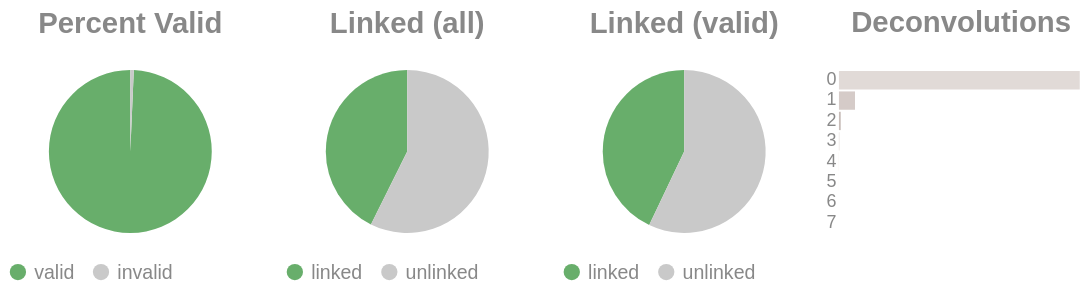

Write notebook code for a chart like this one.
### Code cell
if SKIPLR:
    pass
else:
    clash = Counter()
    for i in valids['molecule'].to_list():
        _mol = i.split("-")
        if len(_mol) == 1:
            clash.update('0')
        else:
            clash.update(_mol[-1])

    _d = {"deconvolutions": [], 'count': []}
    for k,v in clash.items():
        _d['deconvolutions'].append(k)
        _d['count'].append(v)

    tot_valid = valids['reads'].sum()
    mask = valids['reads'] >= 2
    n_linked_reads = valids.filter(mask)['reads'].sum()
    if n_linked_reads == 0:
        print_html("No linked molecules (>=2 reads) were detected; skipping linked-only distributions.")
        SKIPLR = True
    else:
        perc_valid = round(tot_valid / n_reads, 4)
        linked_perc_abs = round(n_linked_reads / n_reads, 4)
        linked_perc = round(n_linked_reads / tot_valid, 4)

    _valid = pl.DataFrame({"valids": ['valid', 'invalid'], "count": [tot_valid, n_reads - tot_valid]})
    _linked_abs = pl.DataFrame({"linked (absolute)": ['linked', 'unlinked'], "count": [n_linked_reads, n_reads - n_linked_reads]})
    _linked_rel = pl.DataFrame({"linked (valids)": ['linked', 'unlinked'], "count": [n_linked_reads, tot_valid - n_linked_reads]})

    (
        alt.hconcat(
            piechart(_valid, goodval = 'valid', title = "Percent Valid"),
            piechart(_linked_abs, goodval = "linked", title =  "Linked (all)"),
            piechart(_linked_rel, goodval = "linked", title =  "Linked (valid)"),
            convolutionbar(pl.DataFrame(_d), title = "Deconvolutions"),
            center = True,
            bounds = 'flush'
        )
        .resolve_scale(color='independent')
        .resolve_legend('independent')
        .properties(usermeta={'embedOptions': {"actions": False}})
    ).display()

### Figure 1 — Vega-Lite specification as saved in the notebook (floating-point values rounded to 4 significant figures)
{"width": "container", "height": 400, "config": {"title": {"anchor": "start", "dy": -15, "fontSize": 18, "color": "#888888", "subtitleColor": "#888888", "subtitleFontSize": 14}, "arc": {"fill": "#0072B2"}, "axis": {"domainColor": "#888888", "domainWidth": 0.5, "gridWidth": 0.2, "grid": false, "titleFontWeight": 400, "titleFontSize": 15, "labelFontSize": 11, "labelColor": "#888888", "tickColor": "#888888", "tickWidth": 0.2, "titleColor": "#888888"}, "axisBand": {"grid": false}, "axisX": {"grid": true, "tickSize": 10, "domainCap": "round"}, "axisY": {"domain": false, "grid": true, "tickSize": 0, "domainCap": "round"}, "background": "transparent", "header": {"labelFontSize": 15, "labelColor": "#888888", "titleFontSize": 15, "titleFontWeight": 600, "titleColor": "#888888"}, "legend": {"labelFont": "sans-serif", "labelFontSize": 12, "labelColor": "#888888", "symbolSize": 100, "symbolType": "circle", "titleFontSize": 12, "titlePadding": 10, "titleColor": "#888888", "title": null}, "range": {"category": ["#E69F00", "#56B4E9", "#009E73", "#F0E442", "#0072B2", "#D55E00", "#CC79A7", "#000000"], "diverging": ["#cfe8f3", "#a2d4ec", "#73bfe2", "#46abdb", "#1696d2", "#12719e"]}, "area": {"fill": "#0072B2", "fillOpacity": 0.7, "line": true, "strokeOpacity": 0.7}, "line": {"color": "#0072B2", "stroke": "#0072B2", "strokeWidth": 2}, "trail": {"color": "#0072B2", "stroke": "#0072B2", "strokeWidth": 0, "size": 1}, "point": {"filled": true, "fillOpacity": 1.0, "size": 95}, "text": {"color": "#888888", "fontSize": 11, "align": "right", "fontWeight": 400, "size": 11}, "bar": {"fill": "#0072B2", "stroke": null}, "view": {"stroke": null, "continuousWidth": 660, "continuousHeight": 400}}, "hconcat": [{"data": {"name": "data-f42365f75895c78cc7ebc48a120e2856"}, "mark": {"type": "arc"}, "encoding": {"color": {"field": "valids", "legend": {"orient": "bottom", "title": null}, "scale": {"domain": ["valid", "invalid"], "range": ["#68ae6b", "#C9C9C9"]}, "title": "Valids", "type": "nominal"}, "theta": {"field": "count", "type": "quantitative"}, "tooltip": [{"field": "valids", "title": "Valids", "type": "ordinal"}, {"field": "percent", "format": ".2%", "title": "Percent", "type": "quantitative"}, {"field": "count", "title": "Count", "type": "quantitative"}]}, "height": 100, "title": {"text": "Percent Valid", "align": "center", "anchor": "middle"}, "transform": [{"calculate": "datum.count / 8702490", "as": "percent"}], "width": 150}, {"data": {"name": "data-81f1fd673f68262f01b870962ce5ad04"}, "mark": {"type": "arc"}, "encoding": {"color": {"field": "linked (absolute)", "legend": {"orient": "bottom", "title": null}, "scale": {"domain": ["linked", "unlinked"], "range": ["#68ae6b", "#C9C9C9"]}, "title": "Linked (Absolute)", "type": "nominal"}, "theta": {"field": "count", "type": "quantitative"}, "tooltip": [{"field": "linked (absolute)", "title": "Linked (Absolute)", "type": "ordinal"}, {"field": "percent", "format": ".2%", "title": "Percent", "type": "quantitative"}, {"field": "count", "title": "Count", "type": "quantitative"}]}, "height": 100, "title": {"text": "Linked (all)", "align": "center", "anchor": "middle"}, "transform": [{"calculate": "datum.count / 8702490", "as": "percent"}], "width": 150}, {"data": {"name": "data-dc9121d466d815aa800833aff8deb1c7"}, "mark": {"type": "arc"}, "encoding": {"color": {"field": "linked (valids)", "legend": {"orient": "bottom", "title": null}, "scale": {"domain": ["linked", "unlinked"], "range": ["#68ae6b", "#C9C9C9"]}, "title": "Linked (Valids)", "type": "nominal"}, "theta": {"field": "count", "type": "quantitative"}, "tooltip": [{"field": "linked (valids)", "title": "Linked (Valids)", "type": "ordinal"}, {"field": "percent", "format": ".2%", "title": "Percent", "type": "quantitative"}, {"field": "count", "title": "Count", "type": "quantitative"}]}, "height": 100, "title": {"text": "Linked (valid)", "align": "center", "anchor": "middle"}, "transform": [{"calculate": "datum.count / 8643024", "as": "percent"}], "width": 150}, {"data": {"name": "data-39a2b609b7a5a2e71f554573c383cb1d"}, "mark": {"type": "bar"}, "encoding": {"color": {"field": "deconvolutions", "legend": null, "scale": {"scheme": "lightgreyred"}, "type": "nominal"}, "tooltip": [{"field": "deconvolutions", "title": "Deconvolutions", "type": "ordinal"}, {"field": "percent", "format": ".2%", "title": "Percent", "type": "quantitative"}, {"field": "count", "title": "Count", "type": "quantitative"}], "x": {"axis": null, "field": "count", "type": "quantitative"}, "y": {"field": "deconvolutions", "sort": "ascending", "title": null, "type": "nominal"}}, "height": 100, "title": {"text": "Deconvolutions", "align": "center", "anchor": "middle"}, "transform": [{"calculate": "datum.count / 6358910", "as": "percent"}], "width": 150}], "bounds": "flush", "center": true, "resolve": {"legend": {"angle": "independent"}, "scale": {"color": "independent"}}, "usermeta": {"embedOptions": {"actions": false}}, "$schema": "https://vega.github.io/schema/vega-lite/v6.1.0.json", "datasets": {"data-f42365f75895c78cc7ebc48a120e2856": [{"valids": "valid", "count": 8643024}, {"valids": "invalid", "count": 59466}], "data-81f1fd673f68262f01b870962ce5ad04": [{"linked (absolute)": "linked", "count": 3711219}, {"linked (absolute)": "unlinked", "count": 4991271}], "data-dc9121d466d815aa800833aff8deb1c7": [{"linked (valids)": "linked", "count": 3711219}, {"linked (valids)": "unlinked", "count": 4931805}], "data-39a2b609b7a5a2e71f554573c383cb1d": [{"deconvolutions": "0", "count": 5913102}, {"deconvolutions": "1", "count": 394165}, {"deconvolutions": "2", "count": 44352}, {"deconvolutions": "3", "count": 6146}, {"deconvolutions": "4", "count": 952}, {"deconvolutions": "5", "count": 162}, {"deconvolutions": "6", "count": 29}, {"deconvolutions": "7", "count": 2}]}}
